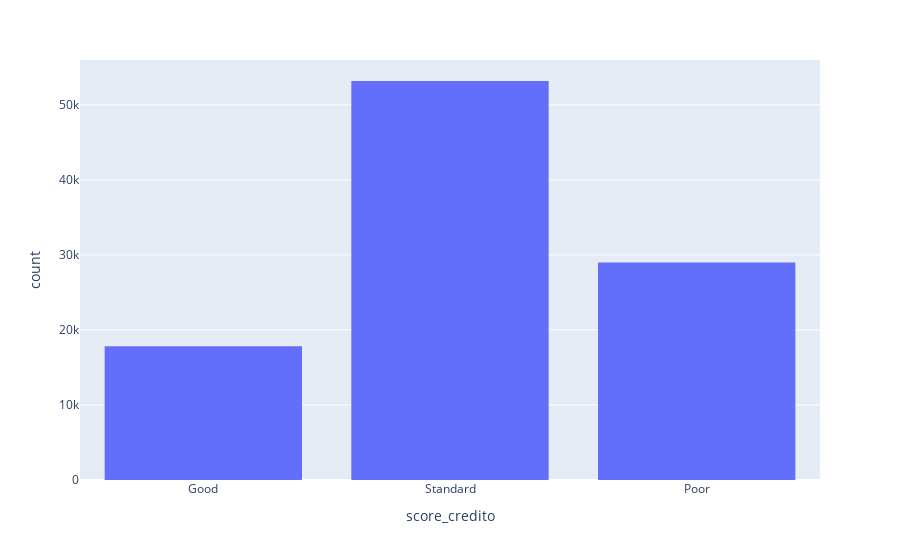

Notebook code for this chart:
### Markdown cell above
##### Supondo que esse array se trata do processamento e previsão que a IA fez, já temos os dados, falta formatá-los para uma forma mais legível, para isso utilizaremos um gráfico para vizualizar a proporção dos resultados e, em seguida, a OpenAI API para gerar relatórios mais específicos.

### Code cell
import plotly.express as px

grafico = px.histogram(tabela, score_clientes)
grafico.show()
# Para um histogram no plotly precisamos passar dois parâmetros obrigatórios:
# a base de dados completa e a coluna que queremos análisar.

# Ele vai automaticamente associar com um outro parâmetro nativo chamado count (contagem dos dados)
# Se a coluna tiver dados string, ele vai fazer como abaixo, contando os iguais e separando por colunas
# os diferentes, caso os dados sejam number, ele vai adaptar de outra maneira, porém semelhante.

### Figure 1 — Plotly figure (JSON) as saved in the notebook; plotly's stock layout.template omitted (floating-point values rounded to 4 significant figures; data arrays with more than 128 entries replaced by an {"elided": "..."} marker saying what was removed)
{"data": [{"bingroup": "x", "hovertemplate": "score_credito=%{x}<br>count=%{y}<extra></extra>", "legendgroup": "", "marker": {"color": "#636efa", "pattern": {"shape": ""}}, "name": "", "orientation": "v", "showlegend": false, "type": "histogram", "x": {"elided": "100000 str values"}, "xaxis": "x", "yaxis": "y"}], "layout": {"barmode": "relative", "legend": {"tracegroupgap": 0}, "margin": {"t": 60}, "xaxis": {"anchor": "y", "domain": [0, 1], "title": {"text": "score_credito"}}, "yaxis": {"anchor": "x", "domain": [0, 1], "title": {"text": "count"}}}}
